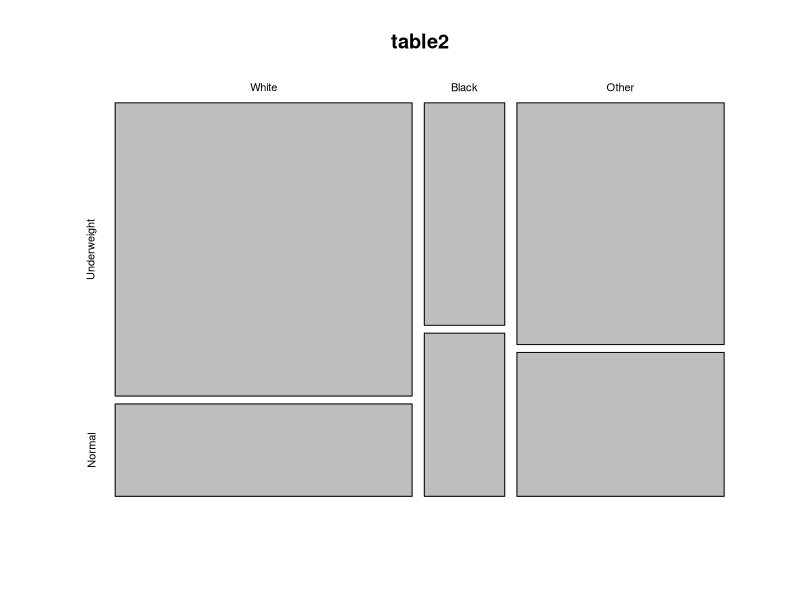
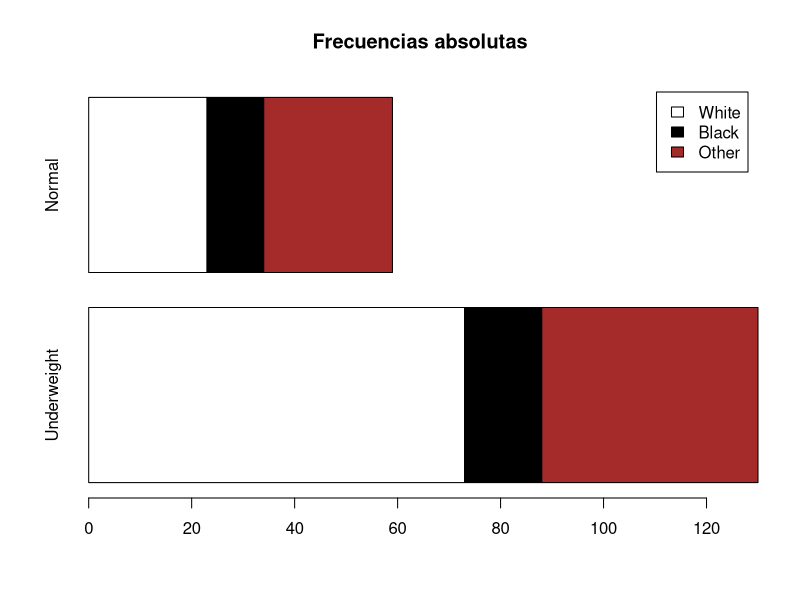
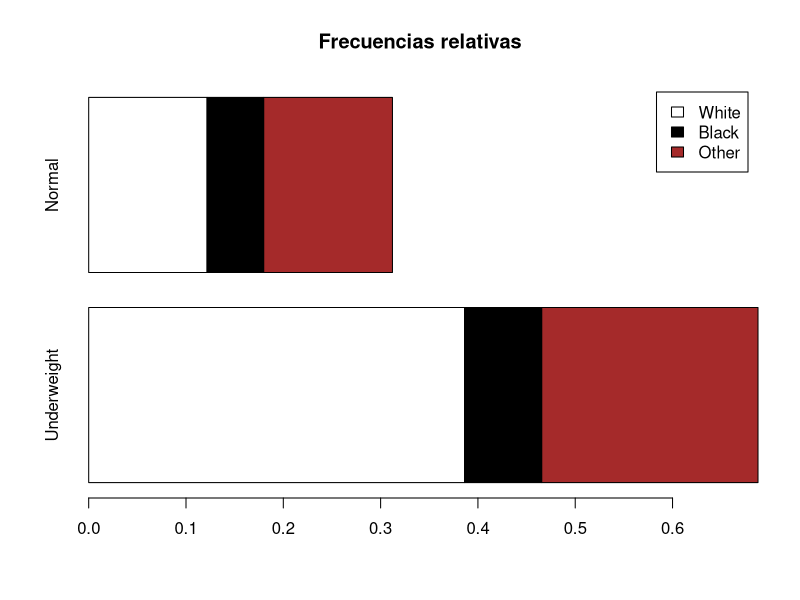
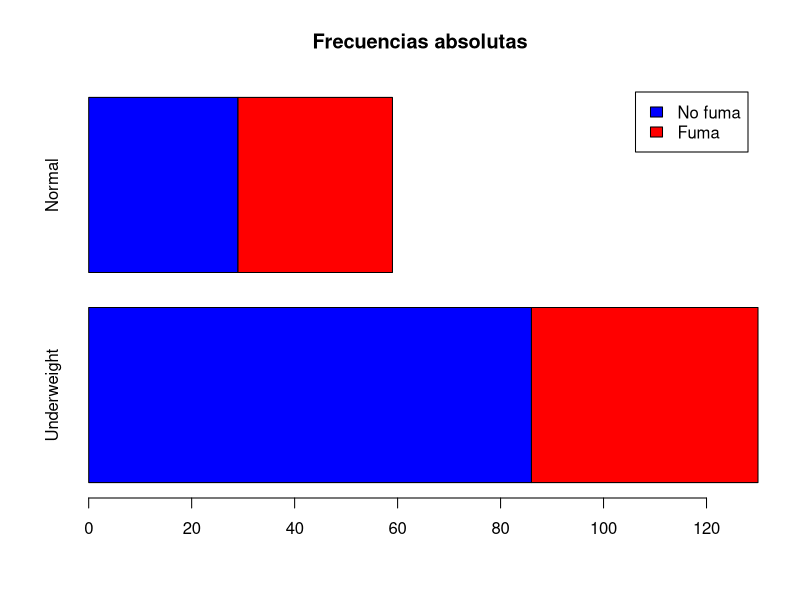
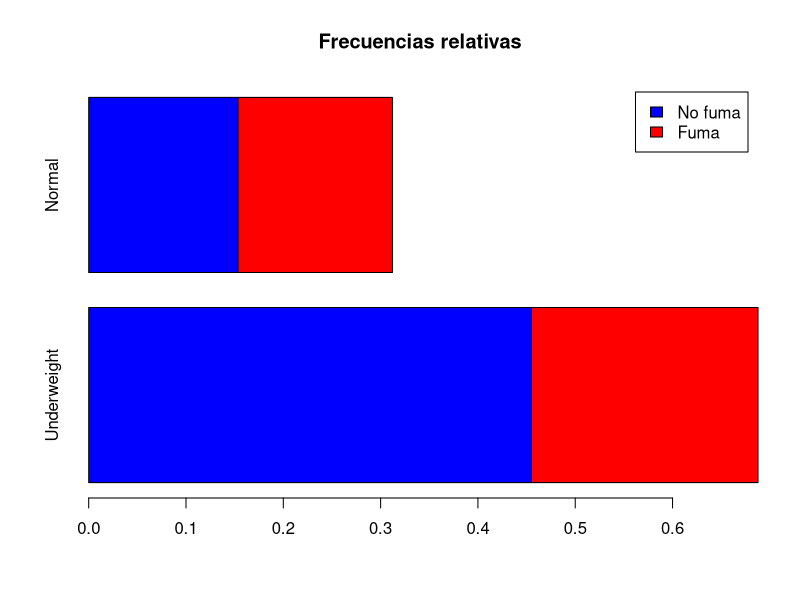
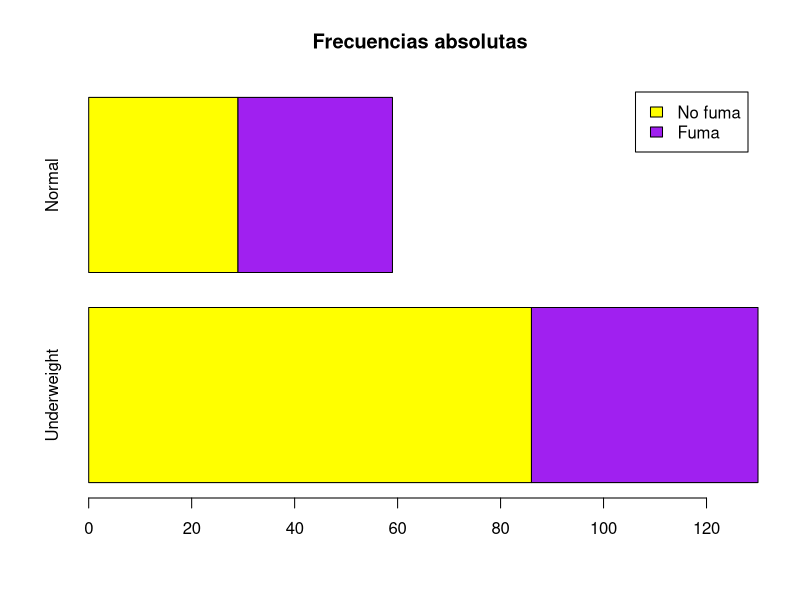
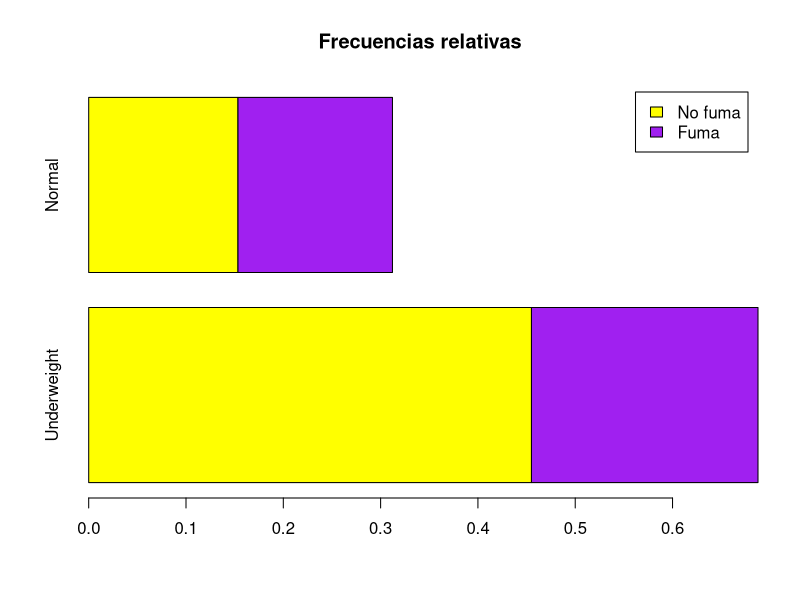
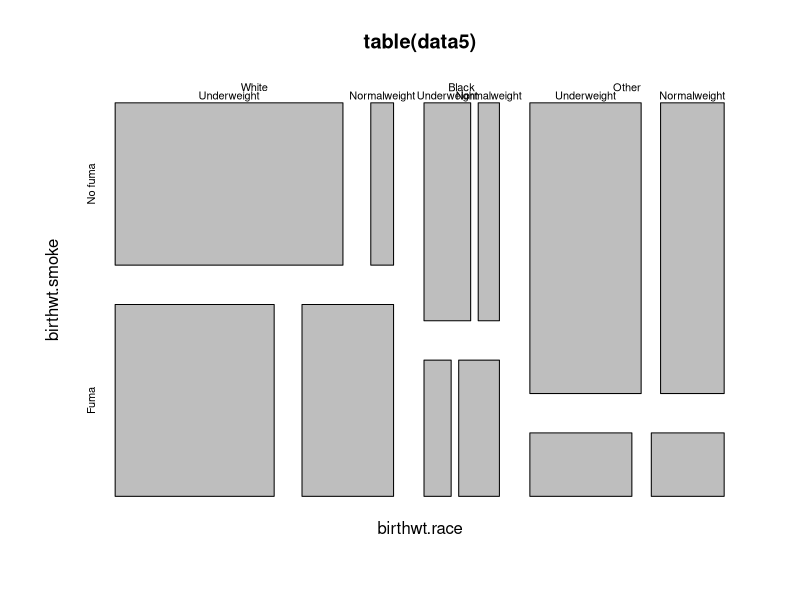

Generate these figures, in order, with R:
## ---- chunk 1
knitr::opts_chunk$set(echo = TRUE)
## ---- chunk 2
library(MASS)
str(birthwt)
head(birthwt)
help(birthwt)
## ---- chunk 3
table2 = table(birthwt$race, birthwt$low) #Tabla con raza y peso inferior
colnames(table2) = c("Underweight", "Normal") #Cambio nombre columnas
rownames(table2) = c("White","Black", "Other") #Cambio nombre filas
prop.table(table2) #Tabla frec relativas
#Las madres de raza blanca tiene más posibilidades de tener un parto con infrapeso
## ---- chunk 4
plot(table2)
## ---- chunk 5
barplot(table2, main= "Frecuencias absolutas", horiz= TRUE, legend.text=TRUE, col = c("white","black","brown"))

barplot(prop.table(table2), main= "Frecuencias relativas", horiz= TRUE, legend.text=TRUE, col = c("white","black","brown"))
## ---- chunk 6
table3 = table(birthwt$smoke, birthwt$low) #Tabla con fumadora y peso inferior
colnames(table3) = c("Underweight", "Normal") #Cambio nombre columnas
rownames(table3) = c("No fuma", "Fuma") #Cambio nombre filas
prop.table(table3) #Tabla frec relativas

barplot(table3, main= "Frecuencias absolutas", horiz= TRUE, legend.text=TRUE, col = c("blue", "red"))

barplot(prop.table(table3), main= "Frecuencias relativas", horiz= TRUE, legend.text=TRUE, col = c("blue", "red"))

table4 = table(birthwt$ht, birthwt$low) #Tabla con hipertensa y peso inferior
colnames(table4) = c("Underweight", "Normal") #Cambio nombre columnas
rownames(table4) = c("No HT", "HT") #Cambio nombre filas
prop.table(table4) #Tabla frec relativas

barplot(table3, main= "Frecuencias absolutas", horiz= TRUE, legend.text=TRUE, col = c("yellow", "purple"))

barplot(prop.table(table3), main= "Frecuencias relativas", horiz= TRUE, legend.text=TRUE, col = c("yellow", "purple"))

## ---- chunk 7
data5 = data.frame(birthwt$race, birthwt$smoke, birthwt$low)
data5$birthwt.smoke = factor(data5$birthwt.smoke, levels=c(0,1),labels=c("No fuma","Fuma"))
data5$birthwt.race = factor(data5$birthwt.race, levels=c(1,2,3),labels=c("White","Black","Other"))
data5$birthwt.low = factor(data5$birthwt.low, levels=c(0,1),labels=c("Underweight","Normalweight"))

table5 = ftable(data5) #ftable porque se más claro
prop.table(table5) #Tabla frec relativas
## ---- chunk 8
plot(table(data5)) #Obviamente es muy dificil de sacar algo en claro
